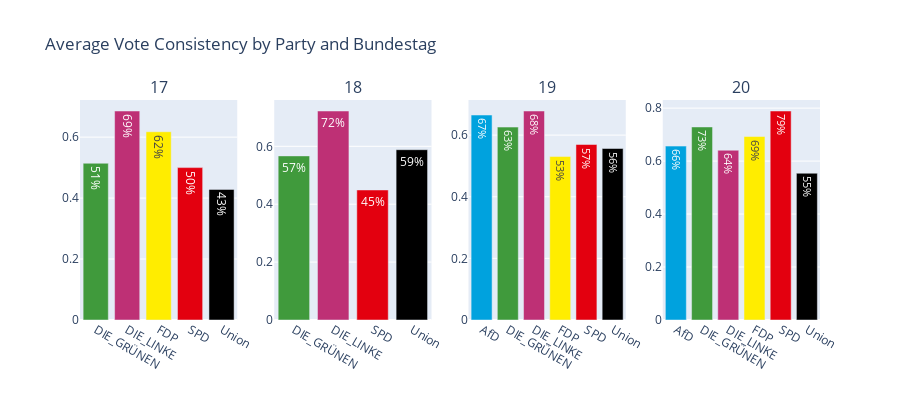

The notebook cell this image was saved under:
### Code cell
import plotly.graph_objects as go
from plotly.subplots import make_subplots

grouped = (
    predictions
    .groupby(["bundestag", "party"])["vote_correct"]
    .mean()
    .reset_index()
)

bundestags = grouped["bundestag"].unique()
n_cols = len(bundestags)

fig = make_subplots(rows=1, cols=n_cols, subplot_titles=[str(b) for b in bundestags])

for i, bundestag in enumerate(bundestags, start=1):
    df_sub = grouped[grouped["bundestag"] == bundestag]
    fig.add_trace(
        go.Bar(
            x=df_sub["party"],
            y=df_sub["vote_correct"],
            marker_color=[color_map.get(p, "#cccccc") for p in df_sub["party"]],
            text=[f"{v:.0%}" for v in df_sub["vote_correct"]],
        ),
        row=1,
        col=i
    )

fig.update_layout(
    title_text="Average Vote Consistency by Party and Bundestag",
    showlegend=False,
    height=400
)

fig.show()

### Figure 1 — Plotly figure (JSON) as saved in the notebook; plotly's stock layout.template omitted (floating-point values rounded to 4 significant figures)
{"data": [{"marker": {"color": ["#409A3C", "#BE3075", "#FFED00", "#E3000F", "#000000"]}, "text": ["51%", "69%", "62%", "50%", "43%"], "type": "bar", "x": ["DIE_GRÜNEN", "DIE_LINKE", "FDP", "SPD", "Union"], "xaxis": "x", "y": [0.5143, 0.6857, 0.6176, 0.5, 0.4286], "yaxis": "y"}, {"marker": {"color": ["#409A3C", "#BE3075", "#E3000F", "#000000"]}, "text": ["57%", "72%", "45%", "59%"], "type": "bar", "x": ["DIE_GRÜNEN", "DIE_LINKE", "SPD", "Union"], "xaxis": "x2", "y": [0.5668, 0.7219, 0.4492, 0.5882], "yaxis": "y2"}, {"marker": {"color": ["#00A2DE", "#409A3C", "#BE3075", "#FFED00", "#E3000F", "#000000"]}, "text": ["67%", "63%", "68%", "53%", "57%", "56%"], "type": "bar", "x": ["AfD", "DIE_GRÜNEN", "DIE_LINKE", "FDP", "SPD", "Union"], "xaxis": "x3", "y": [0.6652, 0.6261, 0.6783, 0.5304, 0.5696, 0.5565], "yaxis": "y3"}, {"marker": {"color": ["#00A2DE", "#409A3C", "#BE3075", "#FFED00", "#E3000F", "#000000"]}, "text": ["66%", "73%", "64%", "69%", "79%", "55%"], "type": "bar", "x": ["AfD", "DIE_GRÜNEN", "DIE_LINKE", "FDP", "SPD", "Union"], "xaxis": "x4", "y": [0.6566, 0.7289, 0.641, 0.6928, 0.7892, 0.5542], "yaxis": "y4"}], "layout": {"annotations": [{"font": {"size": 16}, "showarrow": false, "text": "17", "x": 0.1062, "xanchor": "center", "xref": "paper", "y": 1, "yanchor": "bottom", "yref": "paper"}, {"font": {"size": 16}, "showarrow": false, "text": "18", "x": 0.3688, "xanchor": "center", "xref": "paper", "y": 1, "yanchor": "bottom", "yref": "paper"}, {"font": {"size": 16}, "showarrow": false, "text": "19", "x": 0.6313, "xanchor": "center", "xref": "paper", "y": 1, "yanchor": "bottom", "yref": "paper"}, {"font": {"size": 16}, "showarrow": false, "text": "20", "x": 0.8938, "xanchor": "center", "xref": "paper", "y": 1, "yanchor": "bottom", "yref": "paper"}], "height": 400, "showlegend": false, "title": {"text": "Average Vote Consistency by Party and Bundestag"}, "xaxis": {"anchor": "y", "domain": [0, 0.2125]}, "xaxis2": {"anchor": "y2", "domain": [0.2625, 0.475]}, "xaxis3": {"anchor": "y3", "domain": [0.525, 0.7375]}, "xaxis4": {"anchor": "y4", "domain": [0.7875, 1]}, "yaxis": {"anchor": "x", "domain": [0, 1]}, "yaxis2": {"anchor": "x2", "domain": [0, 1]}, "yaxis3": {"anchor": "x3", "domain": [0, 1]}, "yaxis4": {"anchor": "x4", "domain": [0, 1]}}}
